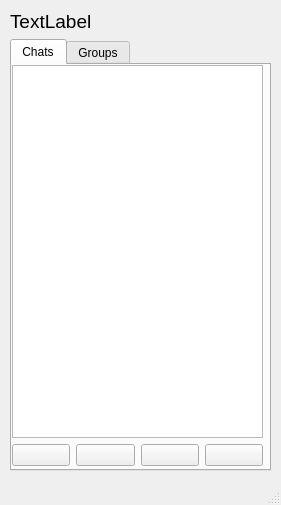
<?xml version="1.0" encoding="UTF-8"?>
<ui version="4.0">
 <class>Contacts</class>
 <widget class="QMainWindow" name="Contacts">
  <property name="geometry">
   <rect>
    <x>0</x>
    <y>0</y>
    <width>281</width>
    <height>505</height>
   </rect>
  </property>
  <property name="windowTitle">
   <string>MainWindow</string>
  </property>
  <widget class="QWidget" name="centralwidget">
   <widget class="QWidget" name="">
    <property name="geometry">
     <rect>
      <x>10</x>
      <y>10</y>
      <width>261</width>
      <height>461</height>
     </rect>
    </property>
    <layout class="QVBoxLayout" name="verticalLayout">
     <item>
      <widget class="QLabel" name="label">
       <property name="font">
        <font>
         <pointsize>14</pointsize>
        </font>
       </property>
       <property name="text">
        <string>TextLabel</string>
       </property>
      </widget>
     </item>
     <item>
      <widget class="QTabWidget" name="tabWidget">
       <property name="currentIndex">
        <number>0</number>
       </property>
       <widget class="QWidget" name="tab">
        <attribute name="title">
         <string>Chats</string>
        </attribute>
        <widget class="QWidget" name="layoutWidget_3">
         <property name="geometry">
          <rect>
           <x>0</x>
           <y>0</y>
           <width>251</width>
           <height>401</height>
          </rect>
         </property>
         <layout class="QVBoxLayout" name="verticalLayout_6">
          <item>
           <widget class="QTableView" name="tableView_5"/>
          </item>
          <item>
           <layout class="QHBoxLayout" name="horizontalLayout_5">
            <item>
             <widget class="QPushButton" name="pushButton_17">
              <property name="text">
               <string/>
              </property>
              <property name="icon">
               <iconset resource="resources/images/images.qrc">
                <normaloff>:/icons/person_add-512.png</normaloff>:/icons/person_add-512.png</iconset>
              </property>
             </widget>
            </item>
            <item>
             <widget class="QPushButton" name="pushButton_18">
              <property name="text">
               <string/>
              </property>
              <property name="icon">
               <iconset resource="resources/images/images.qrc">
                <normaloff>:/icons/person_cancel-512.png</normaloff>:/icons/person_cancel-512.png</iconset>
              </property>
             </widget>
            </item>
            <item>
             <widget class="QPushButton" name="pushButton_19">
              <property name="text">
               <string/>
              </property>
              <property name="icon">
               <iconset resource="resources/images/images.qrc">
                <normaloff>:/icons/user_woman_add-512.png</normaloff>:/icons/user_woman_add-512.png</iconset>
              </property>
             </widget>
            </item>
            <item>
             <widget class="QPushButton" name="pushButton_20">
              <property name="text">
               <string/>
              </property>
              <property name="icon">
               <iconset resource="resources/images/images.qrc">
                <normaloff>:/icons/grey_new_seo-26-512.png</normaloff>:/icons/grey_new_seo-26-512.png</iconset>
              </property>
             </widget>
            </item>
           </layout>
          </item>
         </layout>
        </widget>
       </widget>
       <widget class="QWidget" name="tab_2">
        <attribute name="title">
         <string>Groups</string>
        </attribute>
        <widget class="QWidget" name="layoutWidget_4">
         <property name="geometry">
          <rect>
           <x>0</x>
           <y>0</y>
           <width>251</width>
           <height>401</height>
          </rect>
         </property>
         <layout class="QVBoxLayout" name="verticalLayout_7">
          <item>
           <widget class="QTableView" name="tableView_6"/>
          </item>
          <item>
           <layout class="QHBoxLayout" name="horizontalLayout_6">
            <item>
             <widget class="QPushButton" name="pushButton_23">
              <property name="text">
               <string>Live group</string>
              </property>
              <property name="icon">
               <iconset resource="resources/images/images.qrc">
                <normaloff>:/icons/user_group_users_delete_close-512.png</normaloff>:/icons/user_group_users_delete_close-512.png</iconset>
              </property>
             </widget>
            </item>
           </layout>
          </item>
         </layout>
        </widget>
       </widget>
      </widget>
     </item>
    </layout>
   </widget>
   <zorder>label</zorder>
   <zorder>tableView</zorder>
   <zorder>pushButton</zorder>
   <zorder>pushButton_2</zorder>
   <zorder>pushButton_3</zorder>
   <zorder>label</zorder>
   <zorder>tableView</zorder>
   <zorder>pushButton</zorder>
   <zorder>pushButton_2</zorder>
   <zorder>pushButton_3</zorder>
   <zorder>pushButton_4</zorder>
   <zorder>tabWidget</zorder>
  </widget>
  <widget class="QMenuBar" name="menubar">
   <property name="geometry">
    <rect>
     <x>0</x>
     <y>0</y>
     <width>281</width>
     <height>21</height>
    </rect>
   </property>
  </widget>
  <widget class="QStatusBar" name="statusbar"/>
 </widget>
 <resources>
  <include location="resources/images/images.qrc"/>
 </resources>
 <connections/>
</ui>
